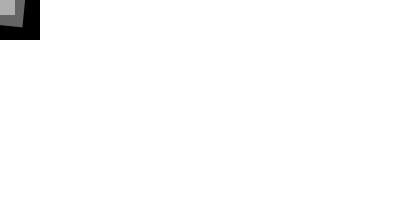
Frame 1 (no input)
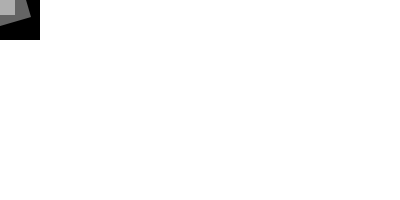
Frame 60 (the mouse pressed at the canvas centre just before this capture)
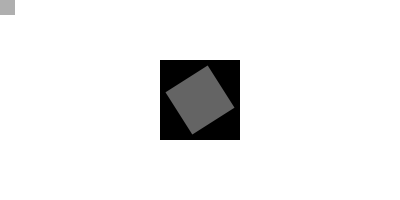
Frame 120 (the mouse held since frame 60 and released just before this capture)

The Processing sketch that drew these frames (run headless with seeded random() and noise(); from frame 60 on, the mouse is pressed at the canvas centre):

// Processing sketch: processing_91490
// ── processing_91490.pde

/*
  
  HW_Transformers
  Move something with using pushMartix() popMatrix() amd tramsform()

*/


float angle = 0;


void setup(){
  size(400,200);
  smooth();
}

void draw (){
  background(255);
  noStroke();
  fill(0);
  
  pushMatrix();
  translate(mouseX,mouseY);
  rectMode(CENTER);
  rect (0,0,80,80);//1
  
  rotate(angle += .1);
  fill(100);
  rect (0,0,50,50);//2
  popMatrix();
  
  
  fill(175);
  rect (0,0,30,30);//3

}
